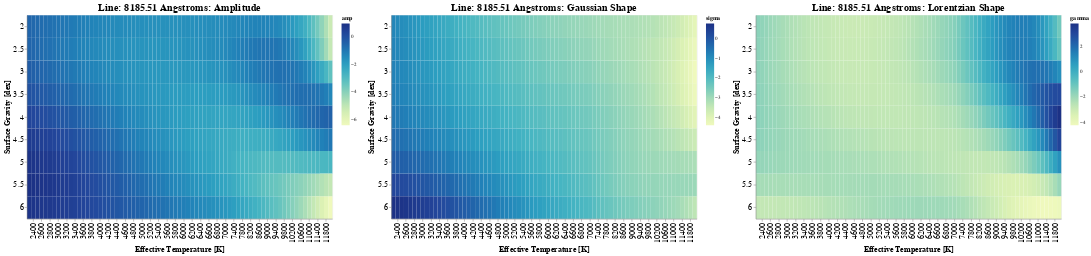

The notebook cell saved with this chart:
### Code cell
show_manifolds(df_manifold)

### Figure 1 — Vega specification as saved in the notebook (floating-point values rounded to 4 significant figures; data arrays with more than 128 entries replaced by an {"elided": "..."} marker saying what was removed)
{"$schema": "https://vega.github.io/schema/vega/v5.json", "data": [{"name": "source_0"}, {"name": "data_0", "values": {"elided": "657 records"}}, {"name": "data_1", "values": {"elided": "657 records"}}, {"name": "data_2", "values": {"elided": "657 records"}}, {"name": "data_0_concat_0_x_domain_teff", "values": [{"teff": 6100}, {"teff": 4300}, {"teff": 6000}, {"teff": 6600}, {"teff": 3800}, {"teff": 5000}, {"teff": 11600}, {"teff": 5900}, {"teff": 4900}, {"teff": 10400}, {"teff": 5600}, {"teff": 4200}, {"teff": 7400}, {"teff": 2400}, {"teff": 4100}, {"teff": 2700}, {"teff": 3300}, {"teff": 5300}, {"teff": 3100}, {"teff": 5400}, {"teff": 2600}, {"teff": 4800}, {"teff": 8400}, {"teff": 8000}, {"teff": 6700}, {"teff": 7000}, {"teff": 6800}, {"teff": 5500}, {"teff": 6900}, {"teff": 5200}, {"teff": 11000}, {"teff": 2900}, {"teff": 10800}, {"teff": 11400}, {"teff": 9400}, {"teff": 9000}, {"teff": 3500}, {"teff": 5700}, {"teff": 2300}, {"teff": 3600}, {"teff": 5800}, {"teff": 3900}, {"teff": 4600}, {"teff": 6400}, {"teff": 8200}, {"teff": 2500}, {"teff": 6200}, {"teff": 9200}, {"teff": 9800}, {"teff": 4400}, {"teff": 10000}, {"teff": 7200}, {"teff": 3000}, {"teff": 11800}, {"teff": 7800}, {"teff": 4700}, {"teff": 12000}, {"teff": 4000}, {"teff": 8800}, {"teff": 3200}, {"teff": 5100}, {"teff": 10200}, {"teff": 7600}, {"teff": 6500}, {"teff": 8600}, {"teff": 11200}, {"teff": 10600}, {"teff": 9600}, {"teff": 4500}, {"teff": 2800}, {"teff": 3400}, {"teff": 6300}, {"teff": 3700}]}, {"name": "data_0_concat_0_y_domain_logg", "values": [{"logg": 4.0}, {"logg": 3.0}, {"logg": 4.5}, {"logg": 2.0}, {"logg": 6.0}, {"logg": 5.5}, {"logg": 5.0}, {"logg": 2.5}, {"logg": 3.5}]}, {"name": "data_0_concat_0_color_domain_amp", "values": [{"min": -6.42, "max": 0.9401}]}, {"name": "data_1_concat_1_x_domain_teff", "values": [{"teff": 6100}, {"teff": 4300}, {"teff": 6000}, {"teff": 6600}, {"teff": 3800}, {"teff": 5000}, {"teff": 11600}, {"teff": 5900}, {"teff": 4900}, {"teff": 10400}, {"teff": 5600}, {"teff": 4200}, {"teff": 7400}, {"teff": 2400}, {"teff": 4100}, {"teff": 2700}, {"teff": 3300}, {"teff": 5300}, {"teff": 3100}, {"teff": 5400}, {"teff": 2600}, {"teff": 4800}, {"teff": 8400}, {"teff": 8000}, {"teff": 6700}, {"teff": 7000}, {"teff": 6800}, {"teff": 5500}, {"teff": 6900}, {"teff": 5200}, {"teff": 11000}, {"teff": 2900}, {"teff": 10800}, {"teff": 11400}, {"teff": 9400}, {"teff": 9000}, {"teff": 3500}, {"teff": 5700}, {"teff": 2300}, {"teff": 3600}, {"teff": 5800}, {"teff": 3900}, {"teff": 4600}, {"teff": 6400}, {"teff": 8200}, {"teff": 2500}, {"teff": 6200}, {"teff": 9200}, {"teff": 9800}, {"teff": 4400}, {"teff": 10000}, {"teff": 7200}, {"teff": 3000}, {"teff": 11800}, {"teff": 7800}, {"teff": 4700}, {"teff": 12000}, {"teff": 4000}, {"teff": 8800}, {"teff": 3200}, {"teff": 5100}, {"teff": 10200}, {"teff": 7600}, {"teff": 6500}, {"teff": 8600}, {"teff": 11200}, {"teff": 10600}, {"teff": 9600}, {"teff": 4500}, {"teff": 2800}, {"teff": 3400}, {"teff": 6300}, {"teff": 3700}]}, {"name": "data_1_concat_1_y_domain_logg", "values": [{"logg": 4.0}, {"logg": 3.0}, {"logg": 4.5}, {"logg": 2.0}, {"logg": 6.0}, {"logg": 5.5}, {"logg": 5.0}, {"logg": 2.5}, {"logg": 3.5}]}, {"name": "data_1_concat_1_color_domain_sigma", "values": [{"min": -4.381, "max": 0.7485}]}, {"name": "data_2_concat_2_x_domain_teff", "values": [{"teff": 6100}, {"teff": 4300}, {"teff": 6000}, {"teff": 6600}, {"teff": 3800}, {"teff": 5000}, {"teff": 11600}, {"teff": 5900}, {"teff": 4900}, {"teff": 10400}, {"teff": 5600}, {"teff": 4200}, {"teff": 7400}, {"teff": 2400}, {"teff": 4100}, {"teff": 2700}, {"teff": 3300}, {"teff": 5300}, {"teff": 3100}, {"teff": 5400}, {"teff": 2600}, {"teff": 4800}, {"teff": 8400}, {"teff": 8000}, {"teff": 6700}, {"teff": 7000}, {"teff": 6800}, {"teff": 5500}, {"teff": 6900}, {"teff": 5200}, {"teff": 11000}, {"teff": 2900}, {"teff": 10800}, {"teff": 11400}, {"teff": 9400}, {"teff": 9000}, {"teff": 3500}, {"teff": 5700}, {"teff": 2300}, {"teff": 3600}, {"teff": 5800}, {"teff": 3900}, {"teff": 4600}, {"teff": 6400}, {"teff": 8200}, {"teff": 2500}, {"teff": 6200}, {"teff": 9200}, {"teff": 9800}, {"teff": 4400}, {"teff": 10000}, {"teff": 7200}, {"teff": 3000}, {"teff": 11800}, {"teff": 7800}, {"teff": 4700}, {"teff": 12000}, {"teff": 4000}, {"teff": 8800}, {"teff": 3200}, {"teff": 5100}, {"teff": 10200}, {"teff": 7600}, {"teff": 6500}, {"teff": 8600}, {"teff": 11200}, {"teff": 10600}, {"teff": 9600}, {"teff": 4500}, {"teff": 2800}, {"teff": 3400}, {"teff": 6300}, {"teff": 3700}]}, {"name": "data_2_concat_2_y_domain_logg", "values": [{"logg": 4.0}, {"logg": 3.0}, {"logg": 4.5}, {"logg": 2.0}, {"logg": 6.0}, {"logg": 5.5}, {"logg": 5.0}, {"logg": 2.5}, {"logg": 3.5}]}, {"name": "data_2_concat_2_color_domain_gamma", "values": [{"min": -4.253, "max": 3.837}]}], "signals": [{"name": "childWidth", "value": 600}], "marks": [{"type": "group", "name": "concat_0_group", "encode": {"update": {"height": {"signal": "height"}, "width": {"signal": "childWidth"}}}, "marks": [{"type": "rect", "name": "concat_0_marks", "from": {"data": "data_0"}, "encode": {"update": {"width": {"signal": "max(0.25, bandwidth('concat_0_x'))"}, "description": {"signal": "\"Effective Temperature [K]: \" + (isValid(datum[\"teff\"]) ? datum[\"teff\"] : \"\"+datum[\"teff\"]) + \"; Surface Gravity [dex]: \" + (isValid(datum[\"logg\"]) ? datum[\"logg\"] : \"\"+datum[\"logg\"]) + \"; amp: \" + (format(datum[\"amp\"], \"\"))"}, "y": {"field": "logg", "scale": "concat_0_y"}, "height": {"signal": "max(0.25, bandwidth('concat_0_y'))"}, "fill": {"field": "amp", "scale": "concat_0_color"}, "x": {"field": "teff", "scale": "concat_0_x"}}}, "style": ["rect"]}], "axes": [{"scale": "concat_0_x", "title": "Effective Temperature [K]", "labelAlign": "right", "grid": false, "orient": "bottom", "labelBaseline": "middle", "zindex": 1, "labelAngle": 270, "values": [2200, 2400, 2600, 2800, 3000, 3200, 3400, 3600, 3800, 4000, 4200, 4400, 4600, 4800, 5000, 5200, 5400, 5600, 5800, 6000, 6200, 6400, 6600, 6800, 7000, 7400, 7800, 8200, 8600, 9000, 9400, 9800, 10200, 10600, 11000, 11400, 11800]}, {"scale": "concat_0_y", "zindex": 1, "grid": false, "orient": "left", "title": "Surface Gravity [dex]"}], "title": {"text": "Line: 8185.51 Angstroms: Amplitude", "frame": "group"}, "legends": [{"fill": "concat_0_color", "gradientLength": {"signal": "clamp(height, 64, 200)"}, "title": "amp"}], "style": "cell"}, {"type": "group", "name": "concat_1_group", "encode": {"update": {"width": {"signal": "childWidth"}, "height": {"signal": "height"}}}, "marks": [{"type": "rect", "name": "concat_1_marks", "from": {"data": "data_1"}, "encode": {"update": {"description": {"signal": "\"Effective Temperature [K]: \" + (isValid(datum[\"teff\"]) ? datum[\"teff\"] : \"\"+datum[\"teff\"]) + \"; Surface Gravity [dex]: \" + (isValid(datum[\"logg\"]) ? datum[\"logg\"] : \"\"+datum[\"logg\"]) + \"; sigma: \" + (format(datum[\"sigma\"], \"\"))"}, "fill": {"field": "sigma", "scale": "concat_1_color"}, "width": {"signal": "max(0.25, bandwidth('concat_1_x'))"}, "y": {"field": "logg", "scale": "concat_1_y"}, "x": {"field": "teff", "scale": "concat_1_x"}, "height": {"signal": "max(0.25, bandwidth('concat_1_y'))"}}}, "style": ["rect"]}], "axes": [{"scale": "concat_1_x", "zindex": 1, "values": [2200, 2400, 2600, 2800, 3000, 3200, 3400, 3600, 3800, 4000, 4200, 4400, 4600, 4800, 5000, 5200, 5400, 5600, 5800, 6000, 6200, 6400, 6600, 6800, 7000, 7400, 7800, 8200, 8600, 9000, 9400, 9800, 10200, 10600, 11000, 11400, 11800], "labelAlign": "right", "orient": "bottom", "labelAngle": 270, "grid": false, "title": "Effective Temperature [K]", "labelBaseline": "middle"}, {"scale": "concat_1_y", "title": "Surface Gravity [dex]", "orient": "left", "grid": false, "zindex": 1}], "title": {"text": "Line: 8185.51 Angstroms: Gaussian Shape", "frame": "group"}, "style": "cell", "legends": [{"fill": "concat_1_color", "gradientLength": {"signal": "clamp(height, 64, 200)"}, "title": "sigma"}]}, {"type": "group", "name": "concat_2_group", "encode": {"update": {"width": {"signal": "childWidth"}, "height": {"signal": "height"}}}, "marks": [{"type": "rect", "name": "concat_2_marks", "from": {"data": "data_2"}, "encode": {"update": {"x": {"field": "teff", "scale": "concat_2_x"}, "y": {"field": "logg", "scale": "concat_2_y"}, "width": {"signal": "max(0.25, bandwidth('concat_2_x'))"}, "fill": {"field": "gamma", "scale": "concat_2_color"}, "height": {"signal": "max(0.25, bandwidth('concat_2_y'))"}, "description": {"signal": "\"Effective Temperature [K]: \" + (isValid(datum[\"teff\"]) ? datum[\"teff\"] : \"\"+datum[\"teff\"]) + \"; Surface Gravity [dex]: \" + (isValid(datum[\"logg\"]) ? datum[\"logg\"] : \"\"+datum[\"logg\"]) + \"; gamma: \" + (format(datum[\"gamma\"], \"\"))"}}}, "style": ["rect"]}], "axes": [{"scale": "concat_2_x", "grid": false, "zindex": 1, "values": [2200, 2400, 2600, 2800, 3000, 3200, 3400, 3600, 3800, 4000, 4200, 4400, 4600, 4800, 5000, 5200, 5400, 5600, 5800, 6000, 6200, 6400, 6600, 6800, 7000, 7400, 7800, 8200, 8600, 9000, 9400, 9800, 10200, 10600, 11000, 11400, 11800], "title": "Effective Temperature [K]", "labelAlign": "right", "labelBaseline": "middle", "labelAngle": 270, "orient": "bottom"}, {"scale": "concat_2_y", "grid": false, "orient": "left", "title": "Surface Gravity [dex]", "zindex": 1}], "title": {"text": "Line: 8185.51 Angstroms: Lorentzian Shape", "frame": "group"}, "legends": [{"fill": "concat_2_color", "gradientLength": {"signal": "clamp(height, 64, 200)"}, "title": "gamma"}], "style": "cell"}], "scales": [{"name": "concat_0_x", "type": "band", "domain": {"data": "data_0_concat_0_x_domain_teff", "field": "teff", "sort": true}, "range": [0, {"signal": "childWidth"}], "paddingOuter": 0, "paddingInner": 0}, {"name": "concat_0_y", "type": "band", "domain": {"data": "data_0_concat_0_y_domain_logg", "field": "logg", "sort": true}, "range": [0, {"signal": "height"}], "paddingInner": 0, "paddingOuter": 0}, {"name": "concat_0_color", "type": "linear", "domain": [{"signal": "(data(\"data_0_concat_0_color_domain_amp\")[0] || {}).min"}, {"signal": "(data(\"data_0_concat_0_color_domain_amp\")[0] || {}).max"}], "range": "heatmap", "zero": false, "interpolate": "hcl"}, {"name": "concat_1_x", "type": "band", "domain": {"data": "data_1_concat_1_x_domain_teff", "field": "teff", "sort": true}, "range": [0, {"signal": "childWidth"}], "paddingInner": 0, "paddingOuter": 0}, {"name": "concat_1_y", "type": "band", "domain": {"data": "data_1_concat_1_y_domain_logg", "field": "logg", "sort": true}, "range": [0, {"signal": "height"}], "paddingInner": 0, "paddingOuter": 0}, {"name": "concat_1_color", "type": "linear", "domain": [{"signal": "(data(\"data_1_concat_1_color_domain_sigma\")[0] || {}).min"}, {"signal": "(data(\"data_1_concat_1_color_domain_sigma\")[0] || {}).max"}], "range": "heatmap", "interpolate": "hcl", "zero": false}, {"name": "concat_2_x", "type": "band", "domain": {"data": "data_2_concat_2_x_domain_teff", "field": "teff", "sort": true}, "range": [0, {"signal": "childWidth"}], "paddingOuter": 0, "paddingInner": 0}, {"name": "concat_2_y", "type": "band", "domain": {"data": "data_2_concat_2_y_domain_logg", "field": "logg", "sort": true}, "range": [0, {"signal": "height"}], "paddingOuter": 0, "paddingInner": 0}, {"name": "concat_2_color", "type": "linear", "domain": [{"signal": "(data(\"data_2_concat_2_color_domain_gamma\")[0] || {}).min"}, {"signal": "(data(\"data_2_concat_2_color_domain_gamma\")[0] || {}).max"}], "range": "heatmap", "zero": false, "interpolate": "hcl"}], "config": {"axis": {"labelFontSize": 16, "titleFontSize": 16}, "style": {"group-title": {"fontSize": 20}}}, "layout": {"padding": 20, "bounds": "full", "align": "each"}, "background": "white", "padding": 5, "height": 400}
